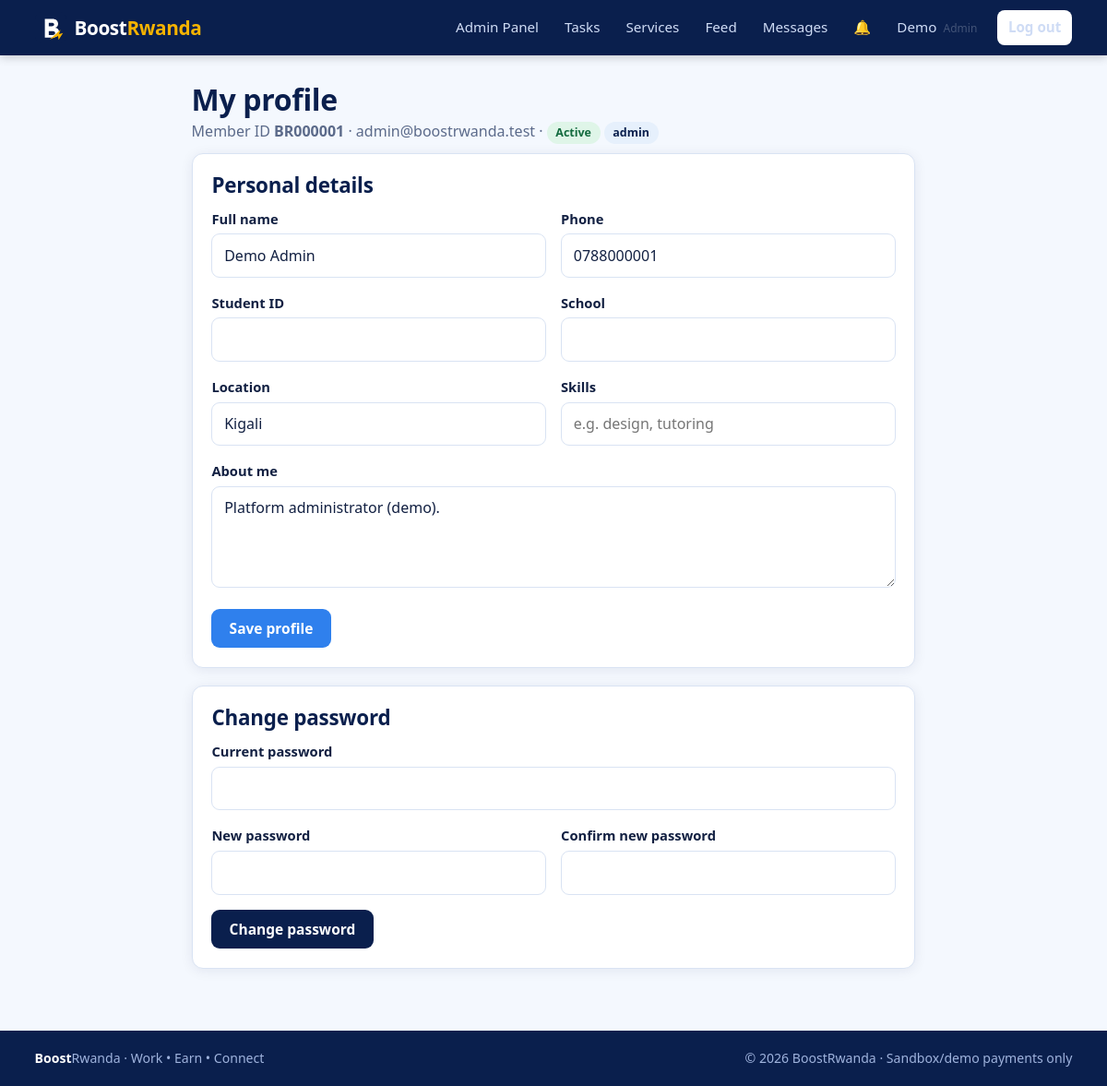
Screenshot of /user/profile.php (signed in) with the database file from the repository.
### tables this page shows
CREATE TABLE users (
  id            INT UNSIGNED AUTO_INCREMENT PRIMARY KEY,
  member_id     VARCHAR(12)  NULL UNIQUE,                  
  full_name     VARCHAR(100) NOT NULL,
  student_id    VARCHAR(30)  NULL,                          
  email         VARCHAR(150) NOT NULL UNIQUE,
  phone         VARCHAR(20)  NOT NULL,
  password_hash VARCHAR(255) NOT NULL,                      
  role          ENUM('member','freelancer','advertiser','admin','school') NOT NULL DEFAULT 'member',
  status        ENUM('active','suspended') NOT NULL DEFAULT 'active',
  created_at    TIMESTAMP NOT NULL DEFAULT CURRENT_TIMESTAMP,
  last_login    DATETIME NULL,
  INDEX idx_users_role (role),
  INDEX idx_users_status (status),
  INDEX idx_users_student (student_id)
);

CREATE TABLE profiles (
  user_id    INT UNSIGNED PRIMARY KEY,
  bio        VARCHAR(500) NULL,
  location   VARCHAR(100) NULL,
  skills     VARCHAR(255) NULL,
  school     VARCHAR(120) NULL,
  updated_at TIMESTAMP NOT NULL DEFAULT CURRENT_TIMESTAMP ON UPDATE CURRENT_TIMESTAMP,
  FOREIGN KEY (user_id) REFERENCES users(id) ON DELETE CASCADE
);

### config/database.php (called while the page is built, shortened)
<?php
function db(): PDO
{
    static $pdo = null;
    if ($pdo === null) {
        $c = app_config()['db'];
        $dsn = "mysql:host={$c['host']};dbname={$c['name']};charset={$c['charset']}";
        try {
            $pdo = new PDO($dsn, $c['user'], $c['pass'], [
                PDO::ATTR_ERRMODE            => PDO::ERRMODE_EXCEPTION,
                PDO::ATTR_DEFAULT_FETCH_MODE => PDO::FETCH_ASSOC,
                PDO::ATTR_EMULATE_PREPARES   => false,
            ]);
        } catch (PDOException $e) {
            error_log('DB connection failed: ' . $e->getMessage());
            http_response_code(500);
            exit('Database connection failed. Check config/config.php and that MySQL is running.');
        }
    }
    return $pdo;
}
function q(string $sql, array $params = []): PDOStatement
{
    $st = db()->prepare($sql);
    $st->execute($params);
    return $st;
}
function fetch_one(string $sql, array $params = []): ?array { $r = q($sql, $params)->fetch(); return $r ?: null; }

### includes/auth.php (called while the page is built, shortened)
<?php
function current_user(): ?array
{
    static $user = false;
    if ($user === false) {
        $user = null;
        if (!empty($_SESSION['user_id'])) {
            $u = fetch_one('SELECT id, member_id, full_name, email, phone, role, status FROM users WHERE id=?', [$_SESSION['user_id']]);
            if ($u && $u['status'] === 'active') { $user = $u; } else { unset($_SESSION['user_id']); }
        }
    }
    return $user;
}
function role_home(string $role): string
{
    return ['admin' => 'admin/dashboard.php', 'school' => 'school/dashboard.php',
            'advertiser' => 'advertiser/dashboard.php'][$role] ?? 'user/dashboard.php';
}
function require_login(): array
{
    $u = current_user();
    return $u;
}

### config/config.php (called while the page is built)
<?php
return [
    'app_name'  => 'BoostRwanda',
    'base_url'  => '/BoostRwanda',
    'currency'  => 'RWF',
    'debug'     => false,
    'db' => [
        'host'    => '127.0.0.1',
        'name'    => 'boostrwanda_db',
        'user'    => 'root',
        'pass'    => '',
        'charset' => 'utf8mb4',
    ],
    'upload_max_bytes' => 2 * 1024 * 1024,
    'upload_allowed'   => [
        'jpg' => 'image/jpeg', 'jpeg' => 'image/jpeg',
        'png' => 'image/png',  'pdf'  => 'application/pdf',
    ],
    'max_login_attempts' => 5,
    'lockout_minutes'    => 15,
    'session_idle_secs'  => 7200,
    'payment' => [
        'mode'           => 'sandbox',
        'webhook_secret' => 'change-me-sandbox-secret',
    ],
];

### includes/bootstrap.php (called while the page is built, shortened)
<?php
function app_config(): array
{
    static $cfg = null;
    if ($cfg === null) { $cfg = require ROOT_PATH . '/config/config.php'; }
    return $cfg;
}
require_once ROOT_PATH . '/config/database.php';
require_once ROOT_PATH . '/includes/functions.php';
require_once ROOT_PATH . '/includes/auth.php';

### user/profile.php (the view, shortened to what this page needs)
<?php
require_once __DIR__ . '/../includes/bootstrap.php';
$user = require_login();
$uid = (int)$user['id'];
$p = fetch_one('SELECT u.*, pr.bio, pr.location, pr.skills, pr.school FROM users u LEFT JOIN profiles pr ON pr.user_id=u.id WHERE u.id=?', [$uid]);
$v = fn($k) => e($_POST[$k] ?? ($p[$k] ?? ''));
include __DIR__ . '/../includes/header.php';
?>
<div class="container mid">
  <div class="page-head"><div><h1>My profile</h1><p>Member ID <b><?= e($p['member_id']) ?></b> &middot; <?= e($p['email']) ?> &middot; <?= status_badge($p['status']) ?> <span class="badge"><?= e($p['role']) ?></span></p></div></div>
  <div class="card">
    <h2>Personal details</h2>
    <form method="post"><?= csrf_field() ?><input type="hidden" name="action" value="profile">
      <div class="form-row">
        <div class="form-group"><label for="full_name">Full name</label><input id="full_name" name="full_name" value="<?= $v('full_name') ?>" required></div>
        <div class="form-group"><label for="phone">Phone</label><input id="phone" name="phone" value="<?= $v('phone') ?>" required></div>
      </div>
      <div class="form-row">
        <div class="form-group"><label for="student_id">Student ID</label><input id="student_id" name="student_id" value="<?= $v('student_id') ?>"></div>
        <div class="form-group"><label for="school">School</label><input id="school" name="school" value="<?= $v('school') ?>" maxlength="120"></div>
      </div>
      <div class="form-row">
        <div class="form-group"><label for="location">Location</label><input id="location" name="location" value="<?= $v('location') ?>" maxlength="100"></div>
        <div class="form-group"><label for="skills">Skills</label><input id="skills" name="skills" value="<?= $v('skills') ?>" maxlength="255" placeholder="e.g. design, tutoring"></div>
      </div>
      <div class="form-group"><label for="bio">About me</label><textarea id="bio" name="bio" maxlength="500"><?= $v('bio') ?></textarea></div>
      <button class="btn btn-primary" type="submit">Save profile</button>
    </form>
  </div>
  <div class="card">
    <h2>Change password</h2>
    <form method="post" autocomplete="off"><?= csrf_field() ?><input type="hidden" name="action" value="password">
      <div class="form-group"><label for="current_password">Current password</label><input id="current_password" name="current_password" type="password" required></div>
      <div class="form-row">
        <div class="form-group"><label for="new_password">New password</label><input id="new_password" name="new_password" type="password" required></div>
        <div class="form-group"><label for="new_password2">Confirm new password</label><input id="new_password2" name="new_password2" type="password" required></div>
      </div>
      <button class="btn btn-navy" type="submit">Change password</button>
    </form>
  </div>
</div>
<?php include __DIR__ . '/../includes/footer.php'; ?>

### includes/navbar.php (shortened to what this page needs)
<?php
$__links = [];
if ($__u) {
    switch ($__u['role']) {
        case 'admin':
            $__links = ['admin/dashboard.php' => 'Admin Panel', 'tasks/index.php' => 'Tasks', 'services/index.php' => 'Services',
                        'social/index.php' => 'Feed', 'messages/index.php' => 'Messages'];
            break;
    }
}
$__here = ltrim(str_replace(rtrim(app_config()['base_url'], '/'), '', parse_url($_SERVER['REQUEST_URI'], PHP_URL_PATH)), '/');
$__active = array_key_exists($__here, $__links) ? $__here : null;
?>
<header class="topbar">
  <div class="container topbar-inner">
    <a class="brand" href="<?= e(url($__u ? role_home($__u['role']) : '')) ?>">
      <img src="<?= e(url('assets/images/logo.svg')) ?>" alt="" width="34" height="34">
      <span>Boost<b>Rwanda</b></span>
    </a>
    <nav id="nav" class="nav">
      <?php foreach ($__links as $path => $label): ?>
        <a class="<?= $path === $__active ? 'active' : '' ?>" href="<?= e(url($path)) ?>"><?= e($label) ?></a>
      <?php endforeach; ?>
      <?php if ($__u): ?>
        <a class="bell" href="<?= e(url('user/notifications.php')) ?>" title="Notifications">&#128276;<span id="notif-count" class="count" <?= ($n = unread_notifications((int)$__u['id'])) ? '' : 'hidden' ?>><?= (int)$n ?></span></a>
        <a href="<?= e(url('user/profile.php')) ?>" class="nav-user"><?= e(explode(' ', $__u['full_name'])[0]) ?> <small><?= e($__u['role']) ?></small></a>
        <a class="btn btn-light btn-sm" href="<?= e(url('auth/logout.php')) ?>">Log out</a>
      <?php else: ?>
        <a href="<?= e(url('auth/login.php')) ?>">Log in</a>
        <a class="btn btn-gold btn-sm" href="<?= e(url('auth/register.php')) ?>">Join free</a>
      <?php endif; ?>
    </nav>
  </div>
</header>

### includes/functions.php (shortened to what this page needs)
<?php
function e($v): string { return htmlspecialchars((string)$v, ENT_QUOTES | ENT_SUBSTITUTE, 'UTF-8'); }
function url(string $path = ''): string { return rtrim(app_config()['base_url'], '/') . '/' . ltrim($path, '/'); }
function status_badge(string $s): string { return '<span class="badge badge-' . e($s) . '">' . e(ucfirst(str_replace('_', ' ', $s))) . '</span>'; }

### assets/css/style.css (style rules this page uses)
:root { --navy:#0a1f4d; --navy-2:#13306e; --blue:#2f80ed; --sky:#e6f0fc; --sky-2:#cfe2fa; --gold:#f5b301; --ink:#122042; --muted:#5b6a8a; --line:#d9e3f3; --bg:#f4f8fe; --white:#fff; --ok:#1a9d5c; --warn:#d98a00; --bad:#d6393b; --radius:12px; --shadow:0 2px 14px rgba(10,31,77,.08); font-family:"Segoe UI",system-ui,-apple-system,Roboto,Arial,sans-serif; }
* { box-sizing:border-box }
html { scroll-behavior:smooth }
body { margin:0;background:var(--bg);color:var(--ink);line-height:1.55;font-size:16px }
h1,h2,h3 { line-height:1.2;color:var(--navy);margin:0 0 .5em;letter-spacing:-.01em }
h1 { font-size:2rem }
h2 { font-size:1.4rem }
a { color:var(--blue) }
img { max-width:100% }
p { margin:0 0 1em }
small,.muted { color:var(--muted) }
.container { width:100%;max-width:1160px;margin:0 auto;padding:0 1.1rem }
.container.mid { max-width:820px }
.topbar { background:var(--navy);color:#fff;position:sticky;top:0;z-index:50;box-shadow:0 2px 10px rgba(0,0,0,.2) }
.topbar-inner { display:flex;align-items:center;justify-content:space-between;gap:1rem;min-height:60px }
.brand { display:flex;align-items:center;gap:.55rem;color:#fff;text-decoration:none;font-size:1.3rem;font-weight:700;letter-spacing:-.02em }
.brand b { color:var(--gold) }
.nav { display:flex;align-items:center;gap:.25rem;flex-wrap:wrap }
.nav>a { color:#cfdcf5;text-decoration:none;padding:.45rem .75rem;border-radius:8px;font-size:.95rem }
.nav .btn { margin-left:.35rem }
.nav-user small { opacity:.7;font-size:.75rem;margin-left:.2rem;text-transform:capitalize }
.bell { position:relative }
.btn { display:inline-block;border:0;border-radius:9px;padding:.65rem 1.2rem;font-size:.97rem;font-weight:600;cursor:pointer;text-decoration:none;font-family:inherit;transition:transform .08s,filter .15s }
.btn-primary { background:var(--blue);color:#fff }
.btn-navy { background:var(--navy);color:#fff }
.btn-light { background:#fff;color:var(--navy) }
.btn-sm { padding:.35rem .8rem;font-size:.85rem }
.card { background:#fff;border:1px solid var(--line);border-radius:var(--radius);padding:1.3rem;box-shadow:var(--shadow);margin-bottom:1.2rem }
.badge { display:inline-block;padding:.15rem .6rem;border-radius:20px;font-size:.78rem;font-weight:600;background:var(--sky);color:var(--navy);white-space:nowrap }
.badge-open,.badge-active,.badge-approved,.badge-completed,.badge-confirmed,.badge-visible,.badge-resolved { background:#dff5e8;color:#136b3f }
.form-group { margin-bottom:1rem }
label { display:block;font-weight:600;margin-bottom:.3rem;font-size:.92rem }
input,select,textarea { width:100%;padding:.65rem .8rem;border:1.5px solid var(--line);border-radius:9px;font:inherit;background:#fff;color:var(--ink) }
textarea { min-height:110px;resize:vertical }
.form-row { display:grid;grid-template-columns:1fr 1fr;gap:1rem }

### assets/css/dashboard.css (style rules this page uses)
.page-head { display:flex;justify-content:space-between;align-items:flex-end;gap:1rem;flex-wrap:wrap;padding:1.8rem 0 .6rem }
.page-head h1 { margin:0 }
.page-head p { margin:.2rem 0 0;color:var(--muted) }

### rows the page displays
users: full_name "Demo", role "Admin"
profiles: user_id.member_id "BR000001", user_id.email "admin@boostrwanda.test", user_id.status "Active", user_id.role "admin", full_name "Demo Admin", phone "0788000001", location "Kigali", bio "Platform administrator (demo)."

### other values shown
$label "Admin Panel"
$label "Tasks"
$label "Services"
$label "Feed"
$label "Messages"
